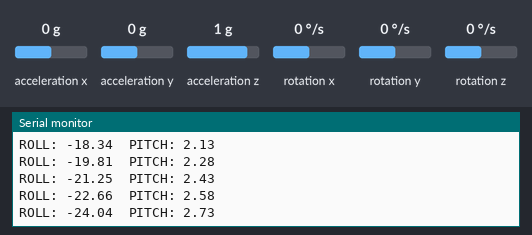
Recording of a sketch running on a simulated ESP32. Shown: the last lines printed to the serial monitor. Wiring (inferred from the names in the program): MPU-6050 motion sensor at I2C address 0x68. The inputs (shaded band) are chosen by the test bench; at power-on: acceleration x 0 g, acceleration y 0 g, acceleration z 1 g, rotation x 0 °/s, rotation y 0 °/s, rotation z 0 °/s. No radio packets arrive unless stated.

Above: at 1.3 s.
1.4 s: acceleration x set to -1.4 g
At 1.47 s:
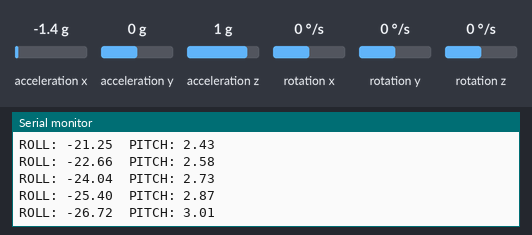
2.9 s: acceleration y set to -1.4 g
At 2.9 s:
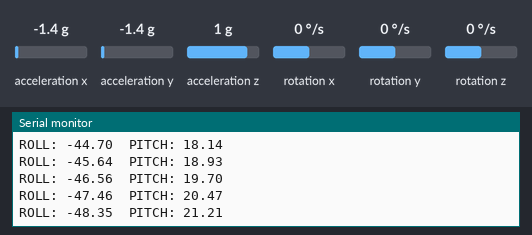
4.4 s: acceleration z set to -1.4 g
At 4.41 s:
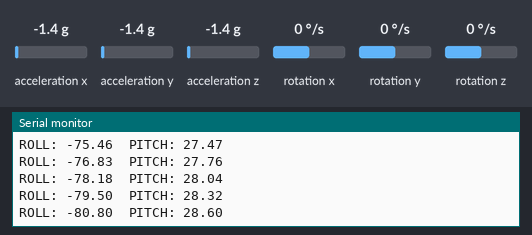
5.9 s: rotation x set to -192 °/s
At 5.91 s:
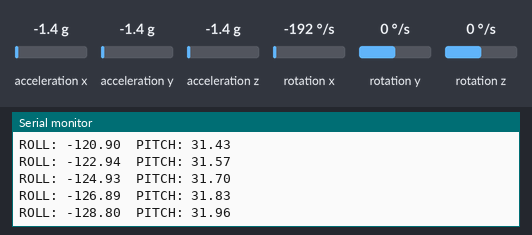
7.4 s: rotation y set to -192 °/s
At 7.42 s:
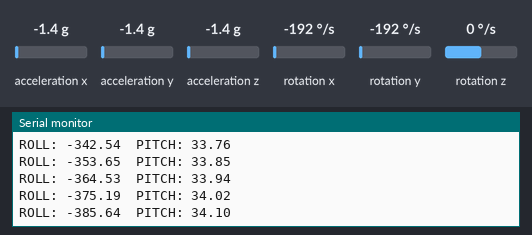
Timing chart, 0 to 9.9 s (numbered marks = the images above; inputs shaded):
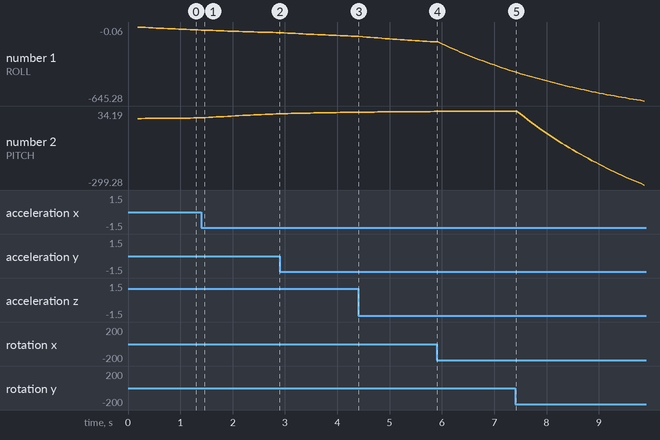

The sketch:

IMU_READING_ONLY_TX_SIDE.ino
```cpp
#include <Wire.h>
#include <SPI.h>
#include <LoRa.h>

/* =========================
   MPU6050 DEFINITIONS
   ========================= */
#define MPU_ADDR 0x68
#define PWR_MGMT_1 0x6B
#define ACCEL_XOUT_H 0x3B

/* =========================
   ESP32 I2C PINS
   ========================= */
#define SDA_PIN 21
#define SCL_PIN 22

/* =========================
   LORA PINS
   ========================= */
#define LORA_SCK  18
#define LORA_MISO 19
#define LORA_MOSI 23
#define LORA_SS   27
#define LORA_RST  14
#define LORA_DIO0 26

#define LORA_FREQ 433E6

/* =========================
   IMU OFFSETS (YOURS)
   ========================= */
float ax_off = 2776.09;
float ay_off = 872.52;
float az_off = 2.95;

float gx_off = 3306.80;
float gy_off = -11.05;
float gz_off = 53.65;

/* =========================
   RAW VARIABLES
   ========================= */
int16_t ax, ay, az;
int16_t gx, gy, gz;

/* =========================
   FUSION VARIABLES
   ========================= */
float roll = 0.0;
float pitch = 0.0;

unsigned long lastMicros = 0;
const float alpha = 0.98;

/* =========================
   MPU LOW LEVEL
   ========================= */
void writeMPU(uint8_t reg, uint8_t data) {
  Wire.beginTransmission(MPU_ADDR);
  Wire.write(reg);
  Wire.write(data);
  Wire.endTransmission();
}

void readMPU(uint8_t reg, uint8_t *data, uint8_t len) {
  Wire.beginTransmission(MPU_ADDR);
  Wire.write(reg);
  Wire.endTransmission(false);
  Wire.requestFrom(MPU_ADDR, len);

  for (uint8_t i = 0; i < len; i++) {
    data[i] = Wire.read();
  }
}

void setup() {
  Serial.begin(115200);

  /* -------- I2C INIT -------- */
  Wire.begin(SDA_PIN, SCL_PIN);
  Wire.setClock(400000);

  writeMPU(PWR_MGMT_1, 0x00);
  delay(100);

  /* -------- LORA INIT -------- */
  SPI.begin(LORA_SCK, LORA_MISO, LORA_MOSI, LORA_SS);
  LoRa.setPins(LORA_SS, LORA_RST, LORA_DIO0);

  if (!LoRa.begin(LORA_FREQ)) {
    Serial.println("LoRa init failed");
    while (1);
  }

  lastMicros = micros();
  Serial.println("TX READY WITH FUSION");
}

void loop() {

  /* =========================
     LOOP TIMING
     ========================= */
  unsigned long now = micros();
  float dt = (now - lastMicros) * 1e-6;
  lastMicros = now;

  if (dt <= 0 || dt > 0.1) return;

  /* =========================
     READ RAW IMU
     ========================= */
  uint8_t rawData[14];
  readMPU(ACCEL_XOUT_H, rawData, 14);

  ax = (rawData[0] << 8) | rawData[1];
  ay = (rawData[2] << 8) | rawData[3];
  az = (rawData[4] << 8) | rawData[5];

  gx = (rawData[8] << 8) | rawData[9];
  gy = (rawData[10] << 8) | rawData[11];
  gz = (rawData[12] << 8) | rawData[13];

  /* =========================
     OFFSET + SCALE
     ========================= */
  float ax_g = (ax - ax_off) / 16384.0;
  float ay_g = (ay - ay_off) / 16384.0;
  float az_g = (az - az_off) / 16384.0;

  float gx_dps = (gx - gx_off) / 131.0;
  float gy_dps = (gy - gy_off) / 131.0;
  float gz_dps = (gz - gz_off) / 131.0;

  /* =========================
     ACCEL ANGLES
     ========================= */
  float roll_acc  = atan2(ay_g, az_g) * 57.2958;
  float pitch_acc = atan2(-ax_g, sqrt(ay_g * ay_g + az_g * az_g)) * 57.2958;

  /* =========================
     GYRO INTEGRATION
     ========================= */
  float roll_gyro  = roll  + gx_dps * dt;
  float pitch_gyro = pitch + gy_dps * dt;

  /* =========================
     SENSOR FUSION
     ========================= */
  roll  = alpha * roll_gyro  + (1.0 - alpha) * roll_acc;
  pitch = alpha * pitch_gyro + (1.0 - alpha) * pitch_acc;

  /* =========================
     SEND VIA LORA (FINAL ANGLES)
     ========================= */
  LoRa.beginPacket();
  LoRa.print(roll, 2);  LoRa.print(",");
  LoRa.print(pitch, 2);
  LoRa.endPacket();

  /* =========================
     DEBUG
     ========================= */
  Serial.print("ROLL: ");
  Serial.print(roll, 2);
  Serial.print("  PITCH: ");
  Serial.println(pitch, 2);

  delay(10);   // ~100 Hz fusion loop
}
```

Measured:
- plotted number 1: -48.35 → -80.8 after the input at 2.9 s, -80.8 → -128.8 after the input at 4.4 s, -128.8 → -385.64 after the input at 5.9 s, -385.64 → -645.28 after the input at 7.4 s
- plotted number 2: 2.87 → 21.21 after the input at 1.4 s, 21.21 → 28.6 after the input at 2.9 s, 28.6 → 31.96 after the input at 4.4 s, 34.1 → -299.28 after the input at 7.4 s
